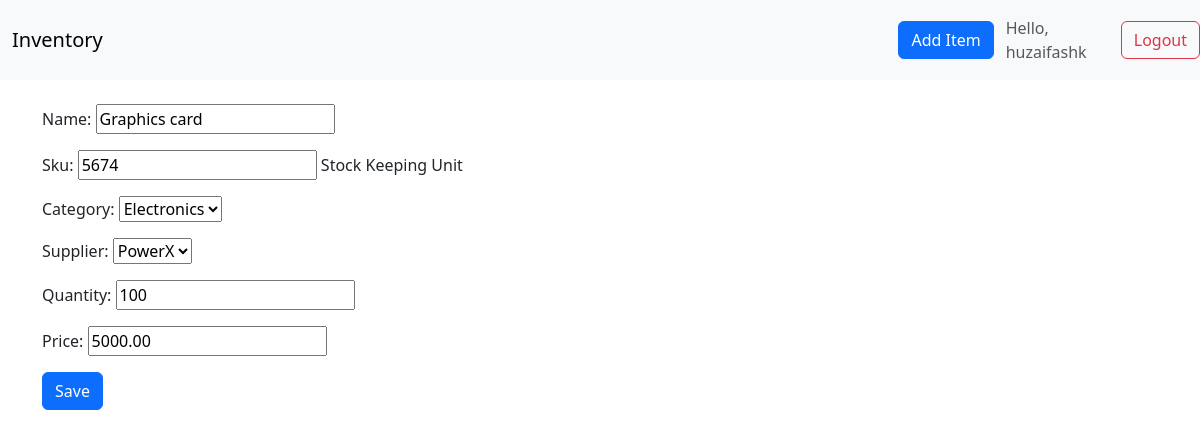
The app's page /item/7/edit/ (signed in) with its own data.
### products/models.py (models this page shows, shortened)
class Item(models.Model):
    name = models.CharField(max_length=200)
    sku = models.CharField(max_length=50, unique=True, help_text="Stock Keeping Unit")
    category = models.ForeignKey(Category, on_delete=models.SET_NULL, null=True)
    supplier = models.ForeignKey(Supplier, on_delete=models.SET_NULL, null=True)
    quantity = models.PositiveIntegerField(default=0)
    price = models.DecimalField(max_digits=10, decimal_places=2)
    added_date = models.DateField(auto_now_add=True)

class Category(models.Model):
    name = models.CharField(max_length=100, unique=True)
    def __str__(self):
        return self.name

class Supplier(models.Model):
    name = models.CharField(max_length=200)
    contact_email = models.EmailField(blank=True)
    phone = models.CharField(max_length=20, blank=True)
    def __str__(self):
        return self.name

### products/views.py (the view)
# urls.py: path('item/<int:pk>/edit/', views.ItemUpdateView.as_view(), name='item_edit'),
class ItemUpdateView(LoginRequiredMixin, UpdateView):
    model = Item
    fields = ['name', 'sku', 'category', 'supplier', 'quantity', 'price']
    template_name = 'products/item_form.html'
    success_url = reverse_lazy('products:item_list')
    extra_context = {'title': 'Edit Item'}

### products/templates/products/item_form.html (shortened to what this page needs)
{% extends 'products/base.html' %}
{% block content %}
<form method="post">
  {{ form.as_p }}
  <button class="btn btn-primary" type="submit">Save</button>
</form>
{% endblock %}

### products/templates/products/base.html (shortened to what this page needs)
<!DOCTYPE html>
<html lang="en">
<head>
  <link rel="stylesheet" href="https://cdn.jsdelivr.net/npm/bootstrap@5.3.0/dist/css/bootstrap.min.css">
</head>
<body>
  <nav class="navbar navbar-expand-lg navbar-light bg-light mb-4">
    <div class="container-fluid">
      <a class="navbar-brand" href="{% url 'products:item_list' %}">Inventory</a>
      <a class="btn btn-primary" href="{% url 'products:item_add' %}">Add Item</a>
    </div>
    {% if user.is_authenticated %}
  <span class="navbar-text me-2">Hello, {{ user.username }}</span>
  <form method="post" action="{% url 'logout' %}" style="display:inline;">
    <button class="btn btn-outline-danger" type="submit">Logout</button>
  </form>
{% else %}
  <a class="btn btn-outline-primary" href="{% url 'login' %}">Login</a>
{% endif %}
  </nav>
  <div class="container">
    {% block content %}{% endblock %}
  </div>
</body>
</html>

### records on screen
Item: name "Graphics card", sku "5674", category "Electronics", supplier "PowerX", quantity "100", price "5000.00"

### other values on screen
{{ user.username }} "huzaifashk"
